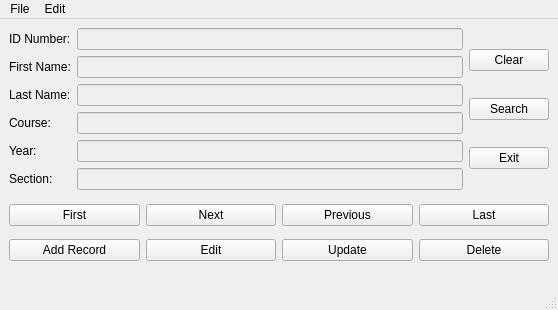
<?xml version="1.0" encoding="UTF-8"?>
<ui version="4.0">
 <class>MainWindow</class>
 <widget class="QMainWindow" name="MainWindow">
  <property name="geometry">
   <rect>
    <x>0</x>
    <y>0</y>
    <width>558</width>
    <height>310</height>
   </rect>
  </property>
  <property name="windowTitle">
   <string>MainWindow</string>
  </property>
  <widget class="QWidget" name="centralwidget">
   <layout class="QGridLayout" name="gridLayout">
    <item row="1" column="0">
     <layout class="QVBoxLayout" name="verticalLayout_2">
      <item>
       <layout class="QHBoxLayout" name="horizontalLayout_3">
        <item>
         <layout class="QFormLayout" name="formLayout">
          <item row="0" column="0">
           <widget class="QLabel" name="label_3">
            <property name="text">
             <string>ID Number:</string>
            </property>
           </widget>
          </item>
          <item row="0" column="1">
           <widget class="QLineEdit" name="txtId">
            <property name="enabled">
             <bool>false</bool>
            </property>
           </widget>
          </item>
          <item row="1" column="0">
           <widget class="QLabel" name="label">
            <property name="text">
             <string>First Name:</string>
            </property>
           </widget>
          </item>
          <item row="1" column="1">
           <widget class="QLineEdit" name="txtFirstName">
            <property name="enabled">
             <bool>false</bool>
            </property>
           </widget>
          </item>
          <item row="2" column="0">
           <widget class="QLabel" name="label_2">
            <property name="text">
             <string>Last Name:</string>
            </property>
           </widget>
          </item>
          <item row="2" column="1">
           <widget class="QLineEdit" name="txtLastName">
            <property name="enabled">
             <bool>false</bool>
            </property>
           </widget>
          </item>
          <item row="3" column="0">
           <widget class="QLabel" name="label_4">
            <property name="text">
             <string>Course:</string>
            </property>
           </widget>
          </item>
          <item row="4" column="0">
           <widget class="QLabel" name="label_5">
            <property name="text">
             <string>Year:</string>
            </property>
           </widget>
          </item>
          <item row="5" column="0">
           <widget class="QLabel" name="label_6">
            <property name="text">
             <string>Section:</string>
            </property>
           </widget>
          </item>
          <item row="3" column="1">
           <widget class="QLineEdit" name="txtCourse">
            <property name="enabled">
             <bool>false</bool>
            </property>
           </widget>
          </item>
          <item row="4" column="1">
           <widget class="QLineEdit" name="txtYear">
            <property name="enabled">
             <bool>false</bool>
            </property>
           </widget>
          </item>
          <item row="5" column="1">
           <widget class="QLineEdit" name="txtSection">
            <property name="enabled">
             <bool>false</bool>
            </property>
           </widget>
          </item>
         </layout>
        </item>
        <item>
         <layout class="QVBoxLayout" name="verticalLayout">
          <item>
           <widget class="QPushButton" name="btnClear">
            <property name="text">
             <string>Clear</string>
            </property>
           </widget>
          </item>
          <item>
           <widget class="QPushButton" name="pushButton_10">
            <property name="text">
             <string>Search</string>
            </property>
           </widget>
          </item>
          <item>
           <widget class="QPushButton" name="pushButton">
            <property name="text">
             <string>Exit</string>
            </property>
           </widget>
          </item>
         </layout>
        </item>
       </layout>
      </item>
      <item>
       <spacer name="verticalSpacer">
        <property name="orientation">
         <enum>Qt::Vertical</enum>
        </property>
        <property name="sizeHint" stdset="0">
         <size>
          <width>20</width>
          <height>18</height>
         </size>
        </property>
       </spacer>
      </item>
      <item>
       <layout class="QHBoxLayout" name="horizontalLayout">
        <item>
         <widget class="QPushButton" name="btnFirst">
          <property name="text">
           <string>First</string>
          </property>
         </widget>
        </item>
        <item>
         <widget class="QPushButton" name="pushButton_3">
          <property name="text">
           <string>Next</string>
          </property>
         </widget>
        </item>
        <item>
         <widget class="QPushButton" name="pushButton_4">
          <property name="text">
           <string>Previous</string>
          </property>
         </widget>
        </item>
        <item>
         <widget class="QPushButton" name="pushButton_5">
          <property name="text">
           <string>Last</string>
          </property>
         </widget>
        </item>
       </layout>
      </item>
      <item>
       <spacer name="verticalSpacer_2">
        <property name="orientation">
         <enum>Qt::Vertical</enum>
        </property>
        <property name="sizeHint" stdset="0">
         <size>
          <width>20</width>
          <height>17</height>
         </size>
        </property>
       </spacer>
      </item>
      <item>
       <layout class="QHBoxLayout" name="horizontalLayout_2">
        <item>
         <widget class="QPushButton" name="pushButton_6">
          <property name="text">
           <string>Add Record</string>
          </property>
         </widget>
        </item>
        <item>
         <widget class="QPushButton" name="pushButton_7">
          <property name="text">
           <string>Edit</string>
          </property>
         </widget>
        </item>
        <item>
         <widget class="QPushButton" name="pushButton_8">
          <property name="text">
           <string>Update</string>
          </property>
         </widget>
        </item>
        <item>
         <widget class="QPushButton" name="pushButton_9">
          <property name="text">
           <string>Delete</string>
          </property>
         </widget>
        </item>
       </layout>
      </item>
      <item>
       <spacer name="verticalSpacer_3">
        <property name="orientation">
         <enum>Qt::Vertical</enum>
        </property>
        <property name="sizeHint" stdset="0">
         <size>
          <width>20</width>
          <height>28</height>
         </size>
        </property>
       </spacer>
      </item>
     </layout>
    </item>
   </layout>
  </widget>
  <widget class="QMenuBar" name="menubar">
   <property name="geometry">
    <rect>
     <x>0</x>
     <y>0</y>
     <width>558</width>
     <height>21</height>
    </rect>
   </property>
   <widget class="QMenu" name="menuFile">
    <property name="title">
     <string>File</string>
    </property>
    <addaction name="actionSearch"/>
    <addaction name="actionSave_3"/>
    <addaction name="actionExit_2"/>
   </widget>
   <widget class="QMenu" name="menuEdit">
    <property name="title">
     <string>Edit</string>
    </property>
    <addaction name="actionAdd_Record"/>
    <addaction name="actionDelete"/>
   </widget>
   <addaction name="menuFile"/>
   <addaction name="menuEdit"/>
  </widget>
  <widget class="QStatusBar" name="statusbar"/>
  <action name="actionSave">
   <property name="text">
    <string>Save</string>
   </property>
  </action>
  <action name="actionAdd_Record">
   <property name="text">
    <string>Add Record</string>
   </property>
  </action>
  <action name="actionUpdate">
   <property name="text">
    <string>Update</string>
   </property>
  </action>
  <action name="actionDelete">
   <property name="text">
    <string>Delete Record</string>
   </property>
  </action>
  <action name="actionSave_2">
   <property name="text">
    <string>Save</string>
   </property>
  </action>
  <action name="actionExit">
   <property name="text">
    <string>Exit</string>
   </property>
  </action>
  <action name="actionSearch">
   <property name="text">
    <string>Search</string>
   </property>
   <property name="iconVisibleInMenu">
    <bool>true</bool>
   </property>
  </action>
  <action name="actionSave_3">
   <property name="text">
    <string>Save</string>
   </property>
  </action>
  <action name="actionExit_2">
   <property name="text">
    <string>Exit</string>
   </property>
  </action>
 </widget>
 <resources/>
 <connections>
  <connection>
   <sender>btnClear</sender>
   <signal>clicked()</signal>
   <receiver>txtLastName</receiver>
   <slot>clear()</slot>
   <hints>
    <hint type="sourcelabel">
     <x>301</x>
     <y>65</y>
    </hint>
    <hint type="destinationlabel">
     <x>169</x>
     <y>115</y>
    </hint>
   </hints>
  </connection>
  <connection>
   <sender>btnClear</sender>
   <signal>clicked()</signal>
   <receiver>txtId</receiver>
   <slot>clear()</slot>
   <hints>
    <hint type="sourcelabel">
     <x>301</x>
     <y>65</y>
    </hint>
    <hint type="destinationlabel">
     <x>169</x>
     <y>63</y>
    </hint>
   </hints>
  </connection>
  <connection>
   <sender>btnClear</sender>
   <signal>clicked()</signal>
   <receiver>txtFirstName</receiver>
   <slot>clear()</slot>
   <hints>
    <hint type="sourcelabel">
     <x>301</x>
     <y>65</y>
    </hint>
    <hint type="destinationlabel">
     <x>169</x>
     <y>89</y>
    </hint>
   </hints>
  </connection>
  <connection>
   <sender>actionExit_2</sender>
   <signal>triggered()</signal>
   <receiver>MainWindow</receiver>
   <slot>close()</slot>
   <hints>
    <hint type="sourcelabel">
     <x>-1</x>
     <y>-1</y>
    </hint>
    <hint type="destinationlabel">
     <x>229</x>
     <y>165</y>
    </hint>
   </hints>
  </connection>
  <connection>
   <sender>btnClear</sender>
   <signal>clicked(bool)</signal>
   <receiver>txtId</receiver>
   <slot>setEnabled(bool)</slot>
   <hints>
    <hint type="sourcelabel">
     <x>290</x>
     <y>44</y>
    </hint>
    <hint type="destinationlabel">
     <x>158</x>
     <y>42</y>
    </hint>
   </hints>
  </connection>
  <connection>
   <sender>btnClear</sender>
   <signal>clicked(bool)</signal>
   <receiver>txtFirstName</receiver>
   <slot>setEnabled(bool)</slot>
   <hints>
    <hint type="sourcelabel">
     <x>290</x>
     <y>44</y>
    </hint>
    <hint type="destinationlabel">
     <x>158</x>
     <y>68</y>
    </hint>
   </hints>
  </connection>
  <connection>
   <sender>btnClear</sender>
   <signal>clicked(bool)</signal>
   <receiver>txtLastName</receiver>
   <slot>setEnabled(bool)</slot>
   <hints>
    <hint type="sourcelabel">
     <x>290</x>
     <y>44</y>
    </hint>
    <hint type="destinationlabel">
     <x>158</x>
     <y>94</y>
    </hint>
   </hints>
  </connection>
 </connections>
</ui>
